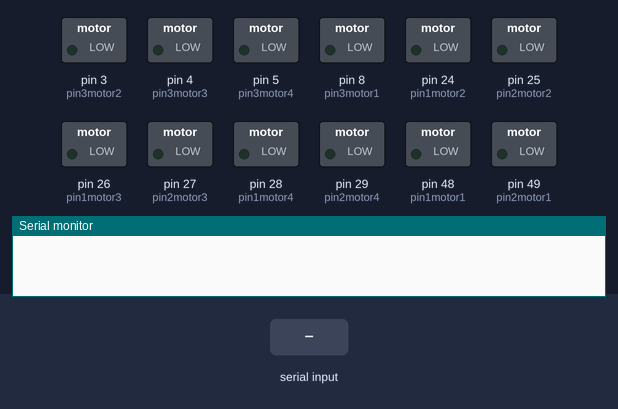
The sketch below on a simulated Arduino Mega 2560, built with avr-gcc and run on an emulated ATmega2560. On the bench: switched loads named in the sketch (green lamp = pin HIGH), the last lines printed to the serial monitor. Inputs (shaded band) come from the test bench.

Above: at 1.2 s.
1.3 s: "A" received over the second serial link
At 2.4 s:
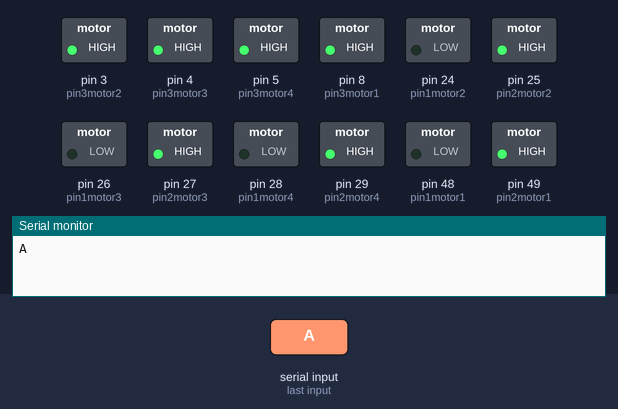
Timing chart, 0 to 4.3 s (numbered marks = the images above; inputs shaded):
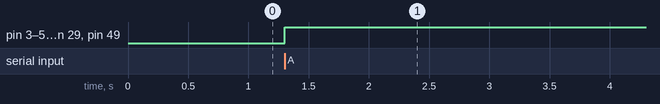

Measured:
- after the input at 1.3 s, pin 3 (pin3motor2), pin 4 (pin3motor3), pin 5 (pin3motor4), pin 8 (pin3motor1), pin 25 (pin2motor2), pin 27 (pin2motor3), pin 29 (pin2motor4), pin 49 (pin2motor1): LOW → HIGH at once

The sketch:

sketch_jul21a.ino
```cpp
#include <SoftwareSerial.h>
const int pin1motor1=48;
const int pin2motor1=49;
const int pin3motor1=8;
const int pin1motor2=24;
const int pin2motor2=25;
const int pin3motor2=3;
const int pin1motor3=26;
const int pin2motor3=27;
const int pin3motor3=4;
const int pin1motor4=28;
const int pin2motor4=29;
const int pin3motor4=5;
int pwm1=250;
int pwm2=250;
//int pwm3=250;


SoftwareSerial blue(10,11);

void setup() {
  Serial.begin(57600);
  blue.begin(9600);
  pinMode(pin1motor1, OUTPUT);
  pinMode(pin2motor1, OUTPUT);
  pinMode(pin3motor1, OUTPUT);
  pinMode(pin1motor2, OUTPUT);
  pinMode(pin2motor2, OUTPUT);
  pinMode(pin3motor2, OUTPUT);
  pinMode(pin1motor3, OUTPUT);
  pinMode(pin2motor3, OUTPUT);
  pinMode(pin3motor3, OUTPUT);
  pinMode(pin1motor4, OUTPUT);
  pinMode(pin2motor4, OUTPUT);
  pinMode(pin3motor4, OUTPUT);
}

void loop() {

  // see if there's incoming serial data:
  if (blue.available() > 0) {
    // read the oldest byte in the serial buffer:
    int comando = blue.read();

    // action depending on the instruction
    // as well as sending a confirmation back to the app
    switch (comando) {
      case 'A':
        //lcd.print("Going forward");
        Serial.println("A");
  digitalWrite(pin1motor1, LOW);
  digitalWrite(pin2motor1, HIGH);
  digitalWrite(pin3motor1, pwm1);
  digitalWrite(pin1motor2, LOW);
  digitalWrite(pin2motor2, HIGH);
  digitalWrite(pin3motor2, pwm2);
  digitalWrite(pin1motor3, LOW);
  digitalWrite(pin2motor3, HIGH);
  digitalWrite(pin3motor3, pwm1);
  digitalWrite(pin1motor4, LOW);
  digitalWrite(pin2motor4, HIGH);
  digitalWrite(pin3motor4, pwm2);
 // adelante();
        break;}}}
```
